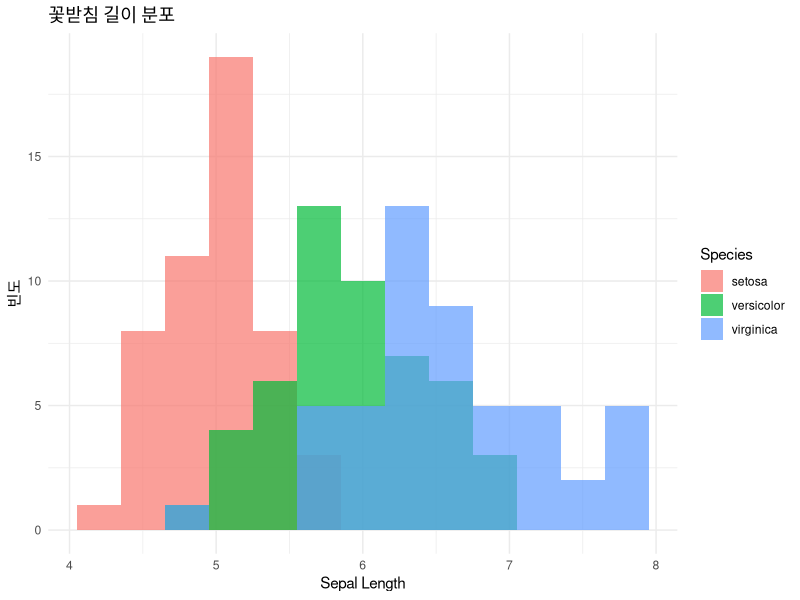
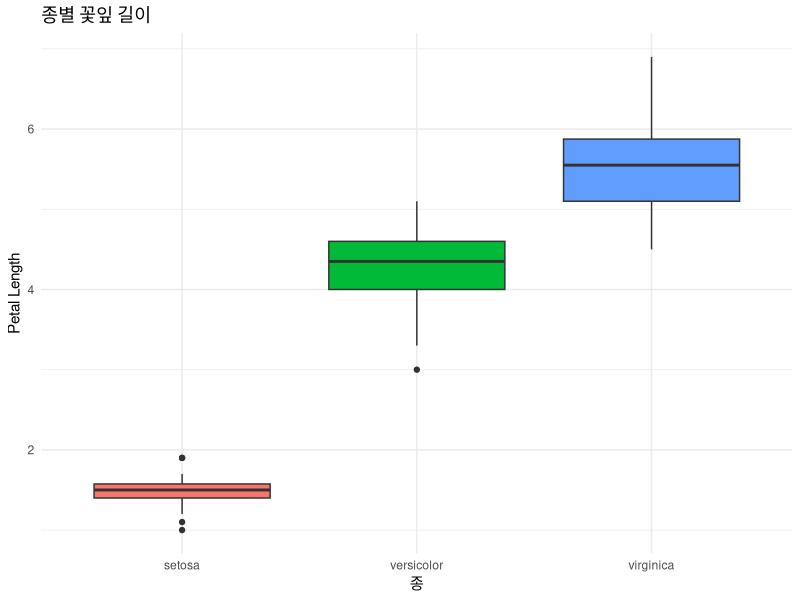
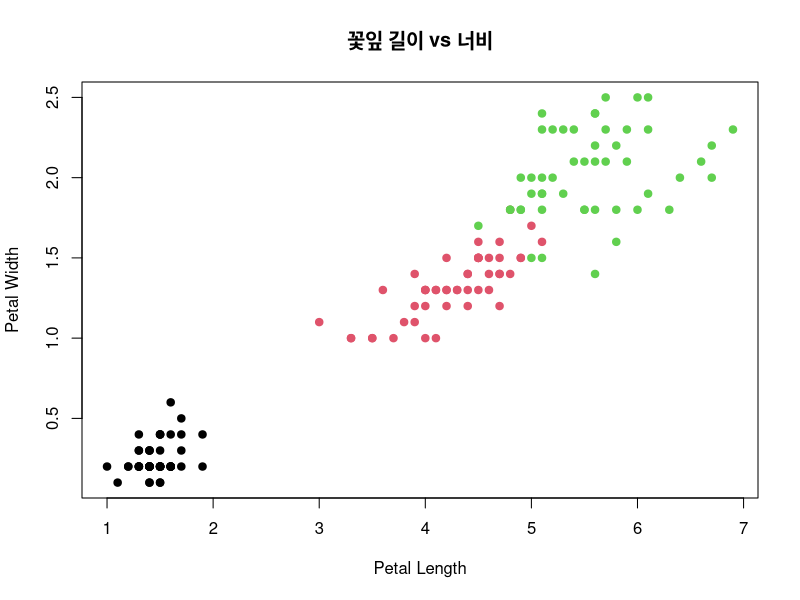

R code for these plots, in order:
## ---- chunk 1
library(ggplot2)

ggplot(iris, aes(x = Sepal.Length, fill = Species)) +
  geom_histogram(binwidth = 0.3, alpha = 0.7, position = "identity") +
  labs(title = "꽃받침 길이 분포", x = "Sepal Length", y = "빈도") +
  theme_minimal()
## ---- chunk 2
library(ggplot2)

ggplot(iris, aes(x = Species, y = Petal.Length, fill = Species)) +
  geom_boxplot() +
  labs(title = "종별 꽃잎 길이", x = "종", y = "Petal Length") +
  theme_minimal() +
  theme(legend.position = "none")
## ---- chunk 3
plot(iris$Petal.Length, iris$Petal.Width,
     col = iris$Species, pch = 19,
     main = "꽃잎 길이 vs 너비",
     xlab = "Petal Length", ylab = "Petal Width")
